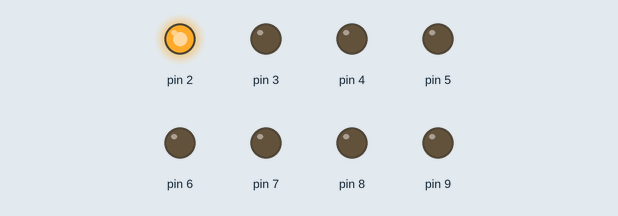
Recording of a sketch running on a simulated Arduino Uno, built with avr-gcc and run on an emulated ATmega328P. Parts: output pins drawn as LEDs (lit = HIGH).

Above: at 0.05 s.
At 0.27 s:
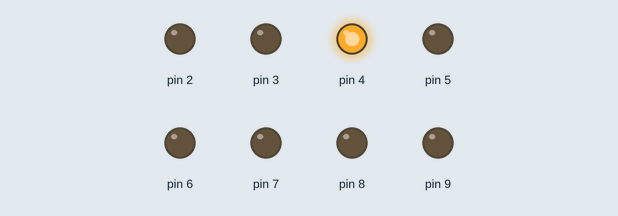
At 0.52 s:
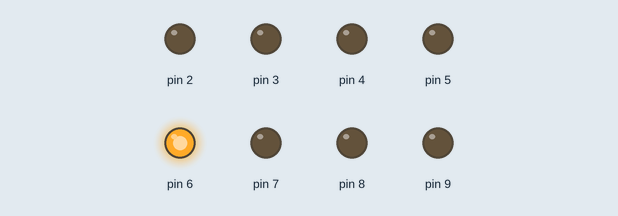
At 1.25 s:
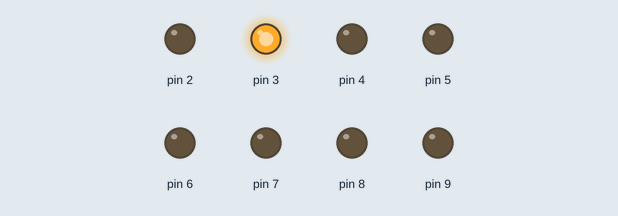
At 2.06 s:
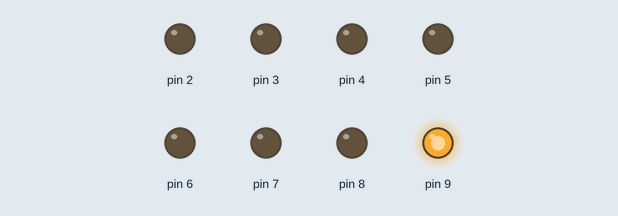
At 2.86 s:
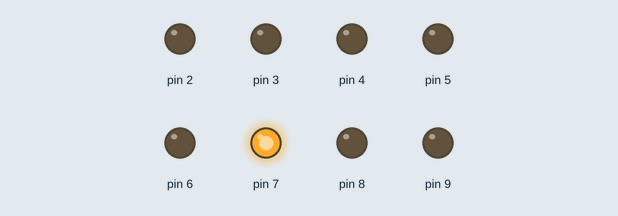
Timing chart, 0 to 3.2 s (numbered marks = the images above):
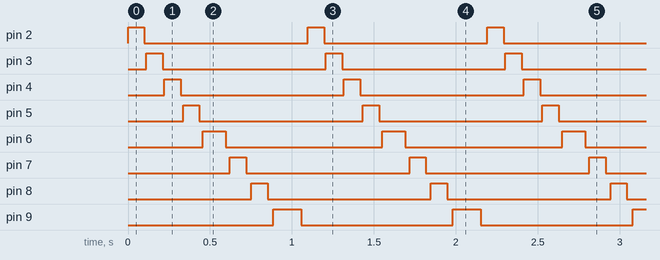

Measured:
- by itself, pin 2–5, pin 7, pin 8: alternates HIGH for 0.10 s and LOW for 1.0 s
- by itself, pin 6: alternates HIGH for 0.14 s and LOW for 0.96 s
- by itself, pin 9: alternates HIGH for 0.17 s and LOW for 0.93 s

The sketch:

PUsummerschoolone.ino
```cpp
void setup() {
  // put your setup code here, to run once:
  pinMode(2,OUTPUT);
  pinMode(3,OUTPUT);
  pinMode(4,OUTPUT);
  pinMode(5,OUTPUT);
  pinMode(6,OUTPUT);
  pinMode(7,OUTPUT);
  pinMode(8,OUTPUT);
  pinMode(9,OUTPUT);


}

void loop() {
  digitalWrite(2, HIGH);   // turn the LED on (HIGH is the voltage level)
  delay(100);              // wait for three second
  digitalWrite(2, LOW);    // turn the LED off by making the voltage LOW
  delay(10);              // wait for a second

  digitalWrite(3, HIGH);   // turn the LED on (HIGH is the voltage level)
  delay(101);              // wait for three second
  digitalWrite(3, LOW);    // turn the LED off by making the voltage LOW
  delay(10);              // wait for a second

  digitalWrite(4, HIGH);   // turn the LED on (HIGH is the voltage level)
  delay(100);              // wait for three second
  digitalWrite(4, LOW);    // turn the LED off by making the voltage LOW
  delay(15);              // wait for a second

  digitalWrite(5, HIGH);   // turn the LED on (HIGH is the voltage level)
  delay(100);              // wait for three second
  digitalWrite(5, LOW);    // turn the LED off by making the voltage LOW
  delay(20);              // wait for a second

  digitalWrite(6, HIGH);   // turn the LED on (HIGH is the voltage level)
  delay(140);              // wait for three second
  digitalWrite(6, LOW);    // turn the LED off by making the voltage LOW
  delay(25);              // wait for a second

  digitalWrite(7, HIGH);   // turn the LED on (HIGH is the voltage level)
  delay(100);              // wait for three second
  digitalWrite(7, LOW);    // turn the LED off by making the voltage LOW
  delay(30);              // wait for a second

  digitalWrite(8, HIGH);   // turn the LED on (HIGH is the voltage level)
  delay(100);              // wait for three second
  digitalWrite(8, LOW);    // turn the LED off by making the voltage LOW
  delay(35);              // wait for a second

  digitalWrite(9, HIGH);   // turn the LED on (HIGH is the voltage level)
  delay(170);              // wait for three second
  digitalWrite(9, LOW);    // turn the LED off by making the voltage LOW
  delay(40);              // wait for a second

}
```
